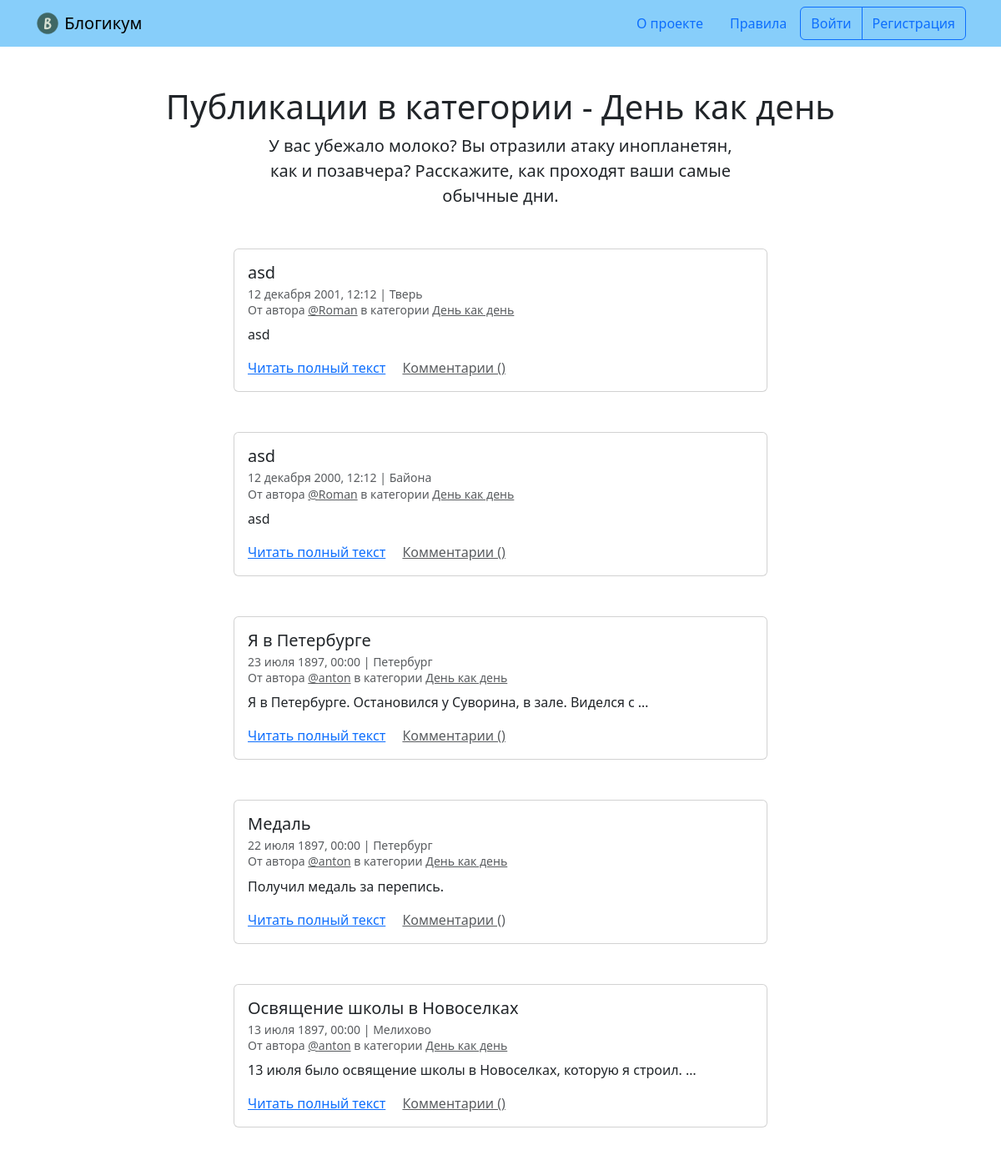
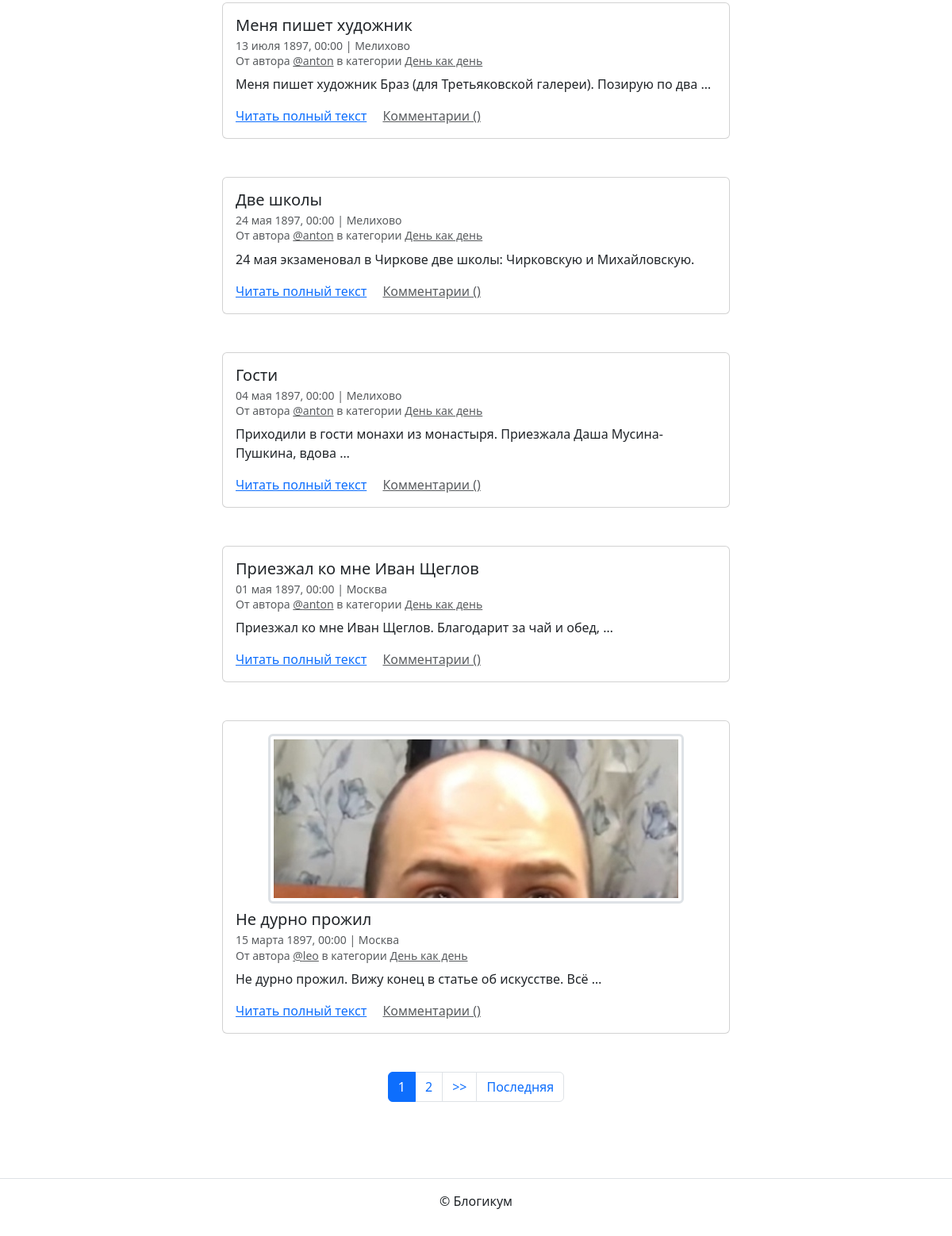
Screenshot of /category/routine/ with the database file from the repository (2 pictures, top to bottom).
### blog/models.py (models this page shows, shortened)
class BaseModel(models.Model):
    created_at = models.DateTimeField(
        auto_now_add=True,
        verbose_name='Добавлено'
    )
    is_published = models.BooleanField(
        default=True,
        verbose_name='Опубликовано',
        help_text='Снимите галочку, чтобы скрыть публикацию.'
    )
    class Meta:
        abstract = True

class Category(BaseModel):
    title = models.CharField(max_length=MAX_LENGHT,
                             verbose_name='Заголовок')
    description = models.TextField(verbose_name='Описание')
    slug = models.SlugField(unique=True,
                            verbose_name='Идентификатор',
                            help_text='Идентификатор страницы для URL; '
                                      'разрешены символы латиницы, цифры, '
                                      'дефис и подчёркивание.')
    class Meta:
        verbose_name = 'категория'
        verbose_name_plural = 'Категории'

class Post(BaseModel):
    title = models.CharField(max_length=MAX_LENGHT,
                             verbose_name='Заголовок')
    text = models.TextField(verbose_name='Текст')
    pub_date = models.DateTimeField(verbose_name='Дата и '
                                                 'время публикации',
                                    help_text='Если установить дату '
                                              'и время в будущем — '
                                              'можно делать '
                                              'отложенные публикации.')
    author = models.ForeignKey(User,
                               on_delete=models.CASCADE,
                               verbose_name='Автор публикации',)
    location = models.ForeignKey(Location,
                                 on_delete=models.SET_NULL,
                                 null=True,
                                 verbose_name='Местоположение',)
    category = models.ForeignKey(Category,
                                 on_delete=models.SET_NULL,
                                 null=True,
                                 verbose_name='Категория',)
    image = models.ImageField('Фото', upload_to='post_images', blank=True)
    class Meta:
        verbose_name = 'публикация'
        verbose_name_plural = 'Публикации'
        ordering = ('-pub_date', )
        default_related_name = 'posts'

class Location(BaseModel):
    name = models.CharField(max_length=MAX_LENGHT,
                            verbose_name='Название места')
    class Meta:
        verbose_name = 'местоположение'
        verbose_name_plural = 'Местоположения'

### blog/views.py (the view)
def category_posts(request, category_slug):
    template = 'blog/category.html'
    category = get_object_or_404(
        Category.objects.values(
            'title', 'description',
        ).filter(
            slug=category_slug,
            is_published=True
        )
    )
    post_list = Post.objects.filter(
        category__slug=category_slug,
        is_published=True,
        pub_date__lte=timezone.now()
    )
    paginator = Paginator(post_list, PAGINATOR_VALUE)
    page_number = request.GET.get('page')
    page_obj = paginator.get_page(page_number)
    context = {
        'category': category,
        'page_obj': page_obj
    }
    return render(request, template, context)

### templates/blog/category.html (shortened to what this page needs)
{% extends "base.html" %}
{% block content %}
  <h1 class="text-center">Публикации в категории - {{ category.title }}</h1>
  <p class="col-6 offset-3 mb-5 lead text-center">{{ category.description }}</p>
  {% for post in page_obj %}
    <article class="mb-5">
      {% include "includes/post_card.html" %}
    </article>
  {% endfor %}
  {% include "includes/paginator.html" %}
{% endblock %}

### templates/base.html (shortened to what this page needs)
{% load static %}
{% load django_bootstrap5 %}
<!DOCTYPE html>
<html lang="ru">
  <head>
    {% bootstrap_css %}
  </head>
  <body>
    {% include "includes/header.html" %}
    <main>
      <div class="container py-5">
        {% block content %}{% endblock %}
      </div>
    </main>
    {% include "includes/footer.html" %}
  </body>
</html>

### templates/includes/header.html
{% load static %}
<header>
  <nav class="navbar navbar-light" style="background-color: lightskyblue">
    <div class="container">
      <a class="navbar-brand" href="{% url 'blog:index' %}">
        <img src="{% static 'img/logo.png' %}" width="30" height="30" class="d-inline-block align-top" alt="">
        Блогикум
      </a>
      {% with request.resolver_match.view_name as view_name %}
        <ul class="nav  nav-pills">
          <li class="nav-item">
            <a class="nav-link {% if view_name == 'pages:about' %} text-white {% endif %}" href="{% url 'pages:about' %}">
              О проекте
            </a>
          </li>
          <li class="nav-item">
            <a class="nav-link {% if view_name == 'pages:rules' %} text-white {% endif %}" href="{% url 'pages:rules' %}">
              Правила
            </a>
          </li>
          {% if user.is_authenticated %}
            <div class="btn-group" role="group" aria-label="Basic outlined example">
              <button type="button" class="btn btn-outline-primary"><a class="text-decoration-none text-reset"
                  href="{% url 'blog:create_post' %}">Написать пост</a></button>
              <button type="button" class="btn btn-outline-primary"><a class="text-decoration-none text-reset"
                  href="{% url 'blog:profile' user.username %}">{{ user.username }}</a></button>
              <button type="button" class="btn btn-outline-primary"><a class="text-decoration-none text-reset"
                  href="{% url 'logout' %}">Выйти</a></button>
            </div>
          {% else %}
            <div class="btn-group" role="group" aria-label="Basic outlined example">
              <button type="button" class="btn btn-outline-primary"><a class="text-decoration-none text-reset"
                  href="{% url 'login' %}">Войти</a></button>
              <button type="button" class="btn btn-outline-primary"><a class="text-decoration-none text-reset"
                  href="{% url 'registration' %}">Регистрация</a></button>
            </div>
          {% endif %}
        </ul>
      {% endwith %}
    </div>
  </nav>
</header>

### templates/includes/post_card.html (shortened to what this page needs)
<div class="col d-flex justify-content-center">
  <div class="card" style="width: 40rem;">
    <div class="card-body">
      {% if post.image %}
        <a href="{{ post.image.url }}" target="_blank">
          <img class="border-3 rounded img-fluid img-thumbnail mb-2 mx-auto d-block" src="{{ post.image.url }}">
        </a>
      {% endif %}
      <h5 class="card-title">{{ post.title }}</h5>
      <h6 class="card-subtitle mb-2 text-muted">
        <small>
          {{ post.pub_date|date:"d E Y, H:i" }} | {% if post.location and post.location.is_published %}{{ post.location.name }}{% else %}Планета Земля{% endif %}<br>
          От автора <a class="text-muted" href="{% url 'blog:profile' post.author %}">@{{ post.author.username }}</a> в
          категории {% include "includes/category_link.html" %}
        </small>
      </h6>
      <p class="card-text">{{ post.text|truncatewords:10 }}</p>
      <a href="{% url 'blog:post_detail' post.id %}" class="card-link">Читать полный текст</a>
      <a href="{% url 'blog:post_detail' post.id %}" class="card-link text-muted">Комментарии ({{ post.comment_count }})</a>
    </div>
  </div>
</div>

### templates/includes/category_link.html
<a class="text-muted" href="{% url 'blog:category_posts' post.category.slug %}">
  {{ post.category.title }}
</a>

### templates/includes/paginator.html (shortened to what this page needs)
{% if page_obj.has_other_pages %}
  <nav aria-label="Page navigation" class="my-5">
    <ul class="pagination justify-content-center">
      {% for i in page_obj.paginator.page_range %}
        {% if page_obj.number == i %}
          <li class="page-item active">
            <span class="page-link">{{ i }}</span>
          </li>
        {% else %}
          <li class="page-item">
            <a class="page-link" href="?page={{ i }}">{{ i }}</a>
          </li>
        {% endif %}
      {% endfor %}
      {% if page_obj.has_next %}
        <li class="page-item">
          <a class="page-link" href="?page={{ page_obj.next_page_number }}">
            >>
          </a>
        </li>
        <li class="page-item">
          <a class="page-link" href="?page={{ page_obj.paginator.num_pages }}">
            Последняя
          </a>
        </li>
      {% endif %}
    </ul>
  </nav>
{% endif %}

### templates/includes/footer.html
<footer class="border-top text-center py-3">
  <p>© Блогикум</p>
</footer>

### rows the page displays
Category: title "День как день", description "У вас убежало молоко? Вы отразили атаку инопланетян, как и позавчера? Расскажите, как проходят ваши самые обычные дни."
Post: title "asd", pub_date "12 декабря 2001, 12:12", location.name "Тверь", author.username "Roman", category "День как день", text "asd"
Post: title "asd", pub_date "12 декабря 2000, 12:12", location.name "Байона", author.username "Roman", category "День как день", text "asd"
Post: title "Я в Петербурге", pub_date "23 июля 1897, 00:00", location.name "Петербург", author.username "anton", category "День как день", text "Я в Петербурге. Остановился у Суворина, в зале. Виделся с …"
Post: title "Медаль", pub_date "22 июля 1897, 00:00", location.name "Петербург", author.username "anton", category "День как день", text "Получил медаль за перепись."
Post: title "Освящение школы в Новоселках", pub_date "13 июля 1897, 00:00", location.name "Мелихово", author.username "anton", category "День как день", text "13 июля было освящение школы в Новоселках, которую я строил. …"
Post: title "Меня пишет художник", pub_date "13 июля 1897, 00:00", location.name "Мелихово", author.username "anton", category "День как день", text "Меня пишет художник Браз (для Третьяковской галереи). Позирую по два …"
Post: title "Две школы", pub_date "24 мая 1897, 00:00", location.name "Мелихово", author.username "anton", category "День как день", text "24 мая экзаменовал в Чиркове две школы: Чирковскую и Михайловскую."
Post: title "Гости", pub_date "04 мая 1897, 00:00", location.name "Мелихово", author.username "anton", category "День как день", text "Приходили в гости монахи из монастыря. Приезжала Даша Мусина-Пушкина, вдова …"
Post: title "Приезжал ко мне Иван Щеглов", pub_date "01 мая 1897, 00:00", location.name "Москва", author.username "anton", category "День как день", text "Приезжал ко мне Иван Щеглов. Благодарит за чай и обед, …"
Post: image (picture), title "Не дурно прожил", pub_date "15 марта 1897, 00:00", location.name "Москва", author.username "leo", category "День как день", text "Не дурно прожил. Вижу конец в статье об искусстве. Всё …"

### other values shown
{{ i }} "1"
{{ i }} "2"
